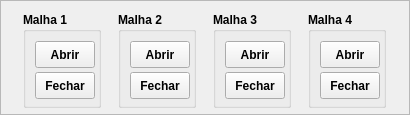
      <widget class="QFrame" name="frame_6">
       <property name="minimumSize">
        <size>
         <width>410</width>
         <height>115</height>
        </size>
       </property>
       <property name="maximumSize">
        <size>
         <width>410</width>
         <height>115</height>
        </size>
       </property>
       <property name="font">
        <font>
         <weight>75</weight>
         <bold>true</bold>
        </font>
       </property>
       <property name="frameShape">
        <enum>QFrame::StyledPanel</enum>
       </property>
       <property name="frameShadow">
        <enum>QFrame::Raised</enum>
       </property>
       <layout class="QHBoxLayout" name="horizontalLayout_36">
        <item>
         <widget class="QGroupBox" name="groupBox_2">
          <property name="minimumSize">
           <size>
            <width>78</width>
            <height>96</height>
           </size>
          </property>
          <property name="maximumSize">
           <size>
            <width>78</width>
            <height>96</height>
           </size>
          </property>
          <property name="title">
           <string>Malha 1</string>
          </property>
          <property name="flat">
           <bool>false</bool>
          </property>
          <layout class="QVBoxLayout" name="verticalLayout_2">
           <item>
            <widget class="QPushButton" name="pb_open_loop_1">
             <property name="minimumSize">
              <size>
               <width>60</width>
               <height>27</height>
              </size>
             </property>
             <property name="maximumSize">
              <size>
               <width>60</width>
               <height>27</height>
              </size>
             </property>
             <property name="font">
              <font>
               <weight>75</weight>
               <bold>true</bold>
              </font>
             </property>
             <property name="text">
              <string>Abrir</string>
             </property>
            </widget>
           </item>
           <item>
            <widget class="QPushButton" name="pb_close_loop_1">
             <property name="minimumSize">
              <size>
               <width>60</width>
               <height>27</height>
              </size>
             </property>
             <property name="maximumSize">
              <size>
               <width>60</width>
               <height>27</height>
              </size>
             </property>
             <property name="font">
              <font>
               <weight>75</weight>
               <bold>true</bold>
              </font>
             </property>
             <property name="text">
              <string>Fechar</string>
             </property>
            </widget>
           </item>
          </layout>
         </widget>
        </item>
        <item>
         <widget class="QGroupBox" name="groupBox_7">
          <property name="minimumSize">
           <size>
            <width>78</width>
            <height>96</height>
           </size>
          </property>
          <property name="maximumSize">
           <size>
            <width>78</width>
            <height>96</height>
           </size>
          </property>
          <property name="title">
           <string>Malha 2</string>
          </property>
          <property name="flat">
           <bool>false</bool>
          </property>
          <layout class="QVBoxLayout" name="verticalLayout_9">
           <item>
            <widget class="QPushButton" name="pb_open_loop_2">
             <property name="minimumSize">
              <size>
               <width>60</width>
               <height>27</height>
              </size>
             </property>
             <property name="maximumSize">
              <size>
               <width>60</width>
               <height>27</height>
              </size>
             </property>
             <property name="font">
              <font>
               <weight>75</weight>
               <bold>true</bold>
              </font>
             </property>
             <property name="text">
              <string>Abrir</string>
             </property>
            </widget>
           </item>
           <item>
            <widget class="QPushButton" name="pb_close_loop_2">
             <property name="minimumSize">
              <size>
               <width>60</width>
               <height>27</height>
              </size>
             </property>
             <property name="maximumSize">
              <size>
               <width>60</width>
               <height>27</height>
              </size>
             </property>
             <property name="font">
              <font>
               <weight>75</weight>
               <bold>true</bold>
              </font>
             </property>
             <property name="text">
              <string>Fechar</string>
             </property>
            </widget>
           </item>
          </layout>
         </widget>
        </item>
        <item>
         <widget class="QGroupBox" name="groupBox_8">
          <property name="minimumSize">
           <size>
            <width>78</width>
            <height>96</height>
           </size>
          </property>
          <property name="maximumSize">
           <size>
            <width>78</width>
            <height>96</height>
           </size>
          </property>
          <property name="title">
           <string>Malha 3</string>
          </property>
          <property name="flat">
           <bool>false</bool>
          </property>
          <layout class="QVBoxLayout" name="verticalLayout_10">
           <item>
            <widget class="QPushButton" name="pb_open_loop_3">
             <property name="minimumSize">
              <size>
               <width>60</width>
               <height>27</height>
              </size>
             </property>
             <property name="maximumSize">
              <size>
               <width>60</width>
               <height>27</height>
              </size>
             </property>
             <property name="font">
              <font>
               <weight>75</weight>
               <bold>true</bold>
              </font>
             </property>
             <property name="text">
              <string>Abrir</string>
             </property>
            </widget>
           </item>
           <item>
            <widget class="QPushButton" name="pb_close_loop_3">
             <property name="minimumSize">
              <size>
               <width>60</width>
               <height>27</height>
              </size>
             </property>
             <property name="maximumSize">
              <size>
               <width>60</width>
               <height>27</height>
              </size>
             </property>
             <property name="font">
              <font>
               <weight>75</weight>
               <bold>true</bold>
              </font>
             </property>
             <property name="text">
              <string>Fechar</string>
             </property>
            </widget>
           </item>
          </layout>
         </widget>
        </item>
        <item>
         <widget class="QGroupBox" name="groupBox_10">
          <property name="minimumSize">
           <size>
            <width>78</width>
            <height>96</height>
           </size>
          </property>
          <property name="maximumSize">
           <size>
            <width>78</width>
            <height>96</height>
           </size>
          </property>
          <property name="title">
           <string>Malha 4</string>
          </property>
          <property name="flat">
           <bool>false</bool>
          </property>
          <layout class="QVBoxLayout" name="verticalLayout_12">
           <item>
            <widget class="QPushButton" name="pb_open_loop_4">
             <property name="minimumSize">
              <size>
               <width>60</width>
               <height>27</height>
              </size>
             </property>
             <property name="maximumSize">
              <size>
               <width>60</width>
               <height>27</height>
              </size>
             </property>
             <property name="font">
              <font>
               <weight>75</weight>
               <bold>true</bold>
              </font>
             </property>
             <property name="text">
              <string>Abrir</string>
             </property>
            </widget>
           </item>
           <item>
            <widget class="QPushButton" name="pb_close_loop_4">
             <property name="minimumSize">
              <size>
               <width>60</width>
               <height>27</height>
              </size>
             </property>
             <property name="maximumSize">
              <size>
               <width>60</width>
               <height>27</height>
              </size>
             </property>
             <property name="font">
              <font>
               <weight>75</weight>
               <bold>true</bold>
              </font>
             </property>
             <property name="text">
              <string>Fechar</string>
             </property>
            </widget>
           </item>
          </layout>
         </widget>
        </item>
       </layout>
      </widget>
